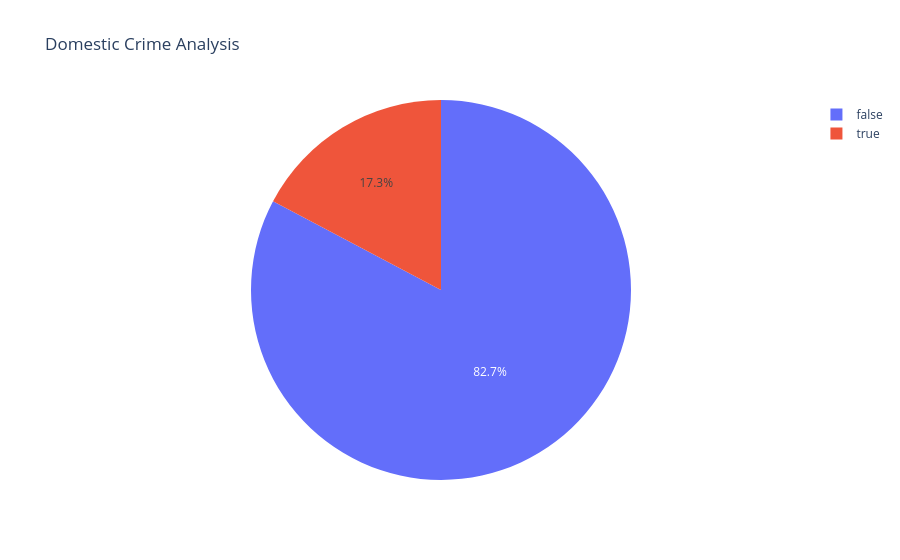

The notebook cell this image was saved under:
### Code cell
domestic = (
    df['Domestic']
    .value_counts()
    .reset_index()
)

domestic.columns = ['Domestic', 'Count']

fig = px.pie(
    domestic,
    names='Domestic',
    values='Count',
    title='Domestic Crime Analysis'
)

fig.show()

### Figure 1 — Plotly figure (JSON) as saved in the notebook; plotly's stock layout.template omitted (floating-point values rounded to 4 significant figures)
{"data": [{"domain": {"x": [0, 1], "y": [0, 1]}, "hovertemplate": "Domestic=%{label}<br>Count=%{value}<extra></extra>", "labels": [false, true], "legendgroup": "", "name": "", "showlegend": true, "type": "pie", "values": [407866, 85067]}], "layout": {"legend": {"tracegroupgap": 0}, "title": {"text": "Domestic Crime Analysis"}}}
